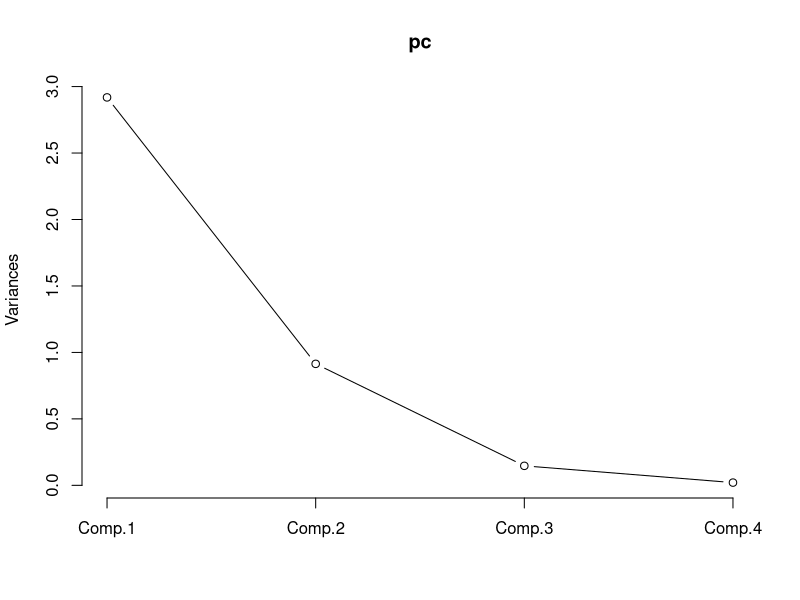
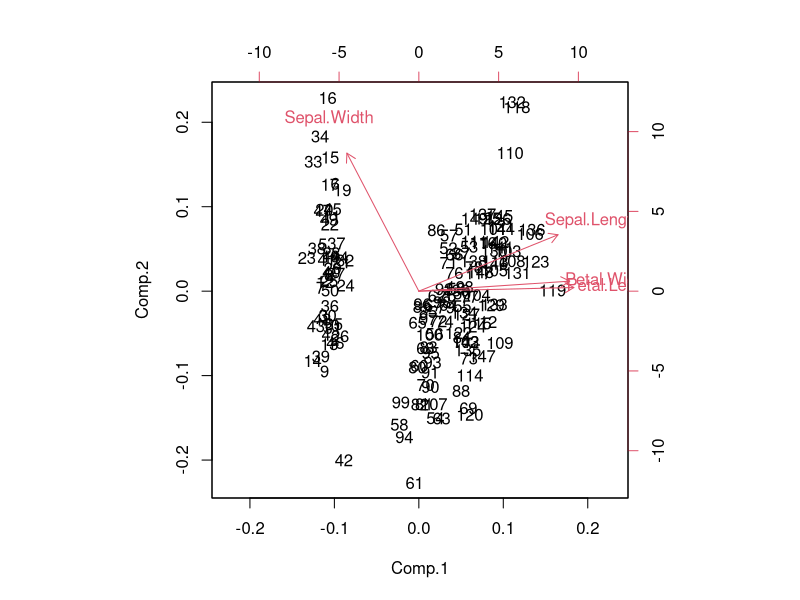

Generate these figures, in order, with R:
## principle component analysis
## from Aaron Schumacher
## http://planspace.org/2013/02/03/pca-3d-visualization-and-clustering-in-r/

data(iris)

# this is a little tweak so that things line up nicely later on
iris$Species <- factor(iris$Species,
                       levels = c("versicolor", "virginica", "setosa"))
head(iris)

# take a look at how correlated the four variables are
round(cor(iris[,1:4]), 2)

## principle component analysis
pc <- princomp(iris[,1:4], cor=TRUE, scores=TRUE)

loadings(pc)
summary(pc)

plot(pc, type="lines")

biplot(pc)

set.seed(42)
cl <- kmeans(iris[,1:4],3)
iris$cluster <- as.factor(cl$cluster)

with(iris, table(cluster, Species))
